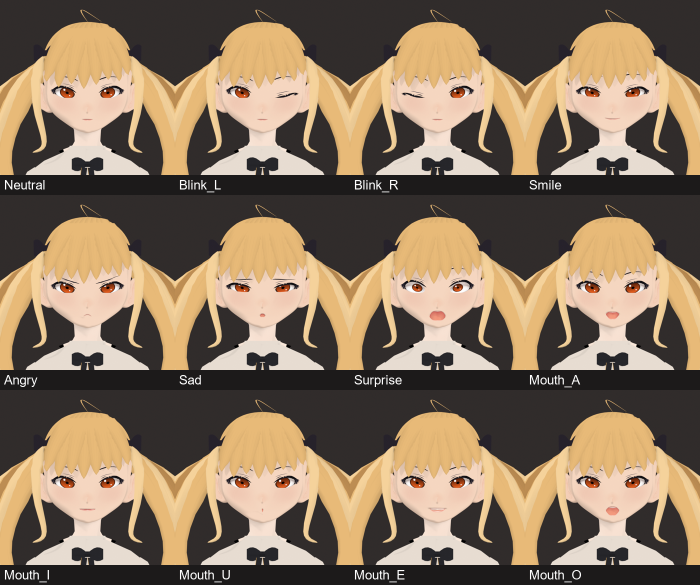
#> input picture art/Characters/CHR_MARIHI/Resculpt/FinalPass/Comparison/Expressions_Before.png, 1400 x 1170 px, given in place of Room_1_Zoom_9.png, which was not available (shown at 1/2 size)
$ python make_delivery.py
#> lines starting #> are read from the running program, lines starting #| are printed output that depends on the picture; pictures that were not available may be replaced by others from this repository, and a replacement may not be noted
from pathlib import Path
from PIL import Image,ImageDraw,ImageFont
import json,hashlib,re
P=Path(__file__).parent;U=P/'Verification';O=P/'Comparison';font=ImageFont.truetype('C:/Windows/Fonts/arial.ttf',22)
def board(name,items,cols=3,w=600,h=375):
#> called with name = 'Unity_Rooms_9.png', cols = 3, w = 600, h = 375
 rows=(len(items)+cols-1)//cols;im=Image.new('RGB',(cols*w,rows*(h+38)),(28,26,26));d=ImageDraw.Draw(im)
 for i,(p,label)in enumerate(items):
  pic=Image.open(p).convert('RGB');pic.thumbnail((w,h));x=i%cols*w+(w-pic.width)//2;y=i//cols*(h+38);im.paste(pic,(x,y));d.text((i%cols*w+8,y+h+5),label,font=font,fill='white')
#> in board, pic is the input picture: PIL image 1400x1170 RGB; mean R, G, B 134.7, 115.1, 93.1
#> after `pic.thumbnail((w, h))`:
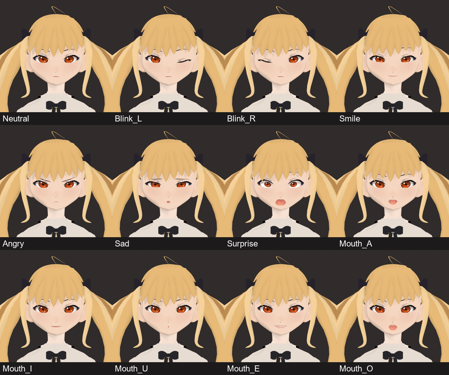
#> pic: PIL image 449x375 RGB; mean R, G, B 134.7, 115.1, 93.2
#> after `x = i % cols * w + (w - pic.width) // 2`: x = 75
#> after `im.paste(pic, (x, y))`:
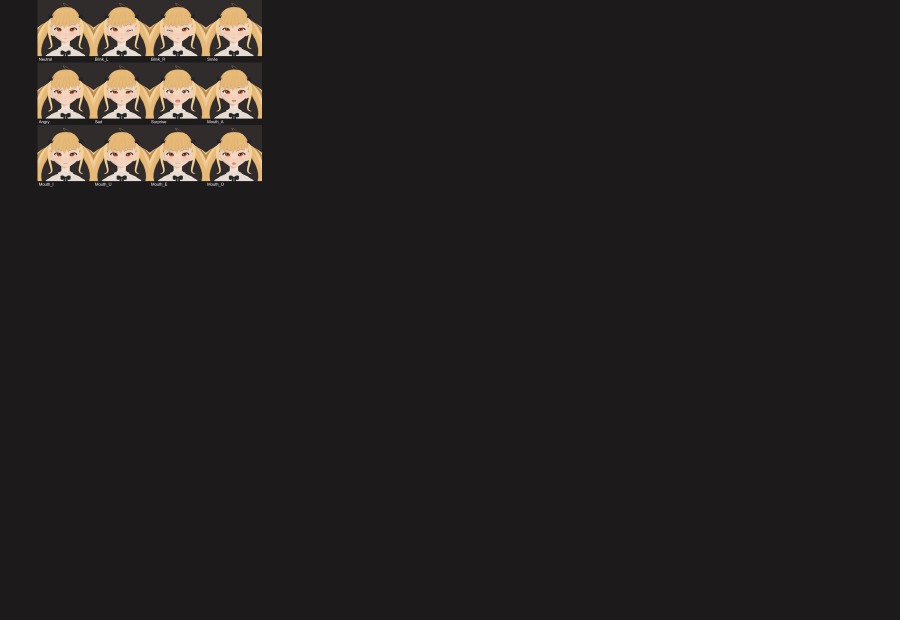
#> im: PIL image 1800x1239 RGB (shown at 1/2 size); mean R, G, B 36.1, 32.7, 31.1
 im.save(O/name)
#> (the run stopped early here; a loop or call above may not have finished)
